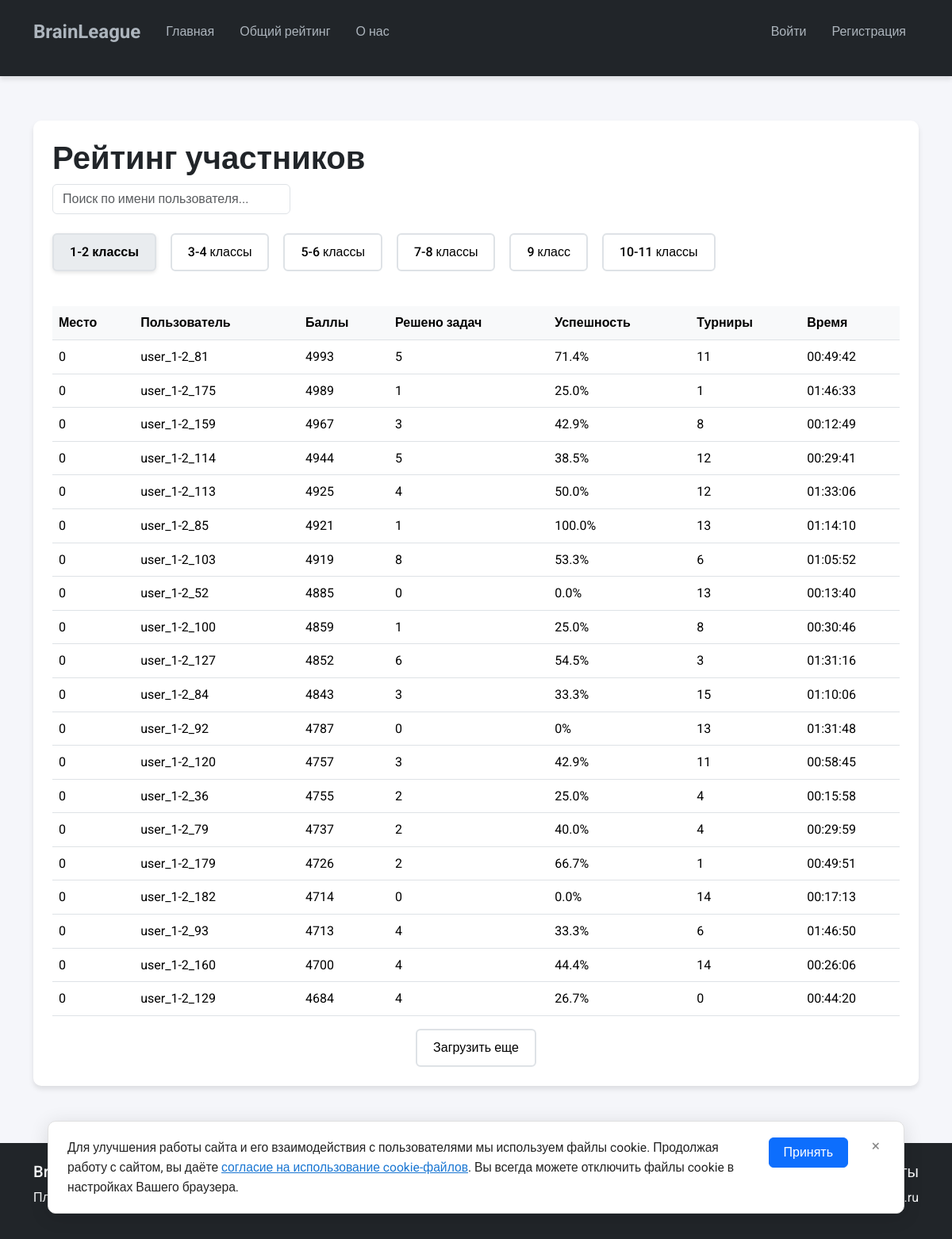
The page /rating on the database its author committed.
### app.py (models this page shows, shortened)
class User(UserMixin, db.Model):
    id = db.Column(db.Integer, primary_key=True)
    username = db.Column(db.String(80), unique=True, nullable=False, index=True)
    email = db.Column(db.String(120), unique=True, nullable=False, index=True)
    phone = db.Column(db.String(20), unique=True, nullable=False)
    parent_name = db.Column(db.String(100), nullable=False)
    category = db.Column(db.String(10), nullable=False, index=True)
    password_hash = db.Column(db.String(128))
    is_admin = db.Column(db.Boolean, default=False)
    is_active = db.Column(db.Boolean, default=False, index=True)  # Для подтверждения email
    is_blocked = db.Column(db.Boolean, default=False, index=True)  # Для блокировки пользователя
    block_reason = db.Column(db.Text, nullable=True)  # Причина блокировки
    email_confirmation_token = db.Column(db.String(100), unique=True)
    created_at = db.Column(db.DateTime, default=datetime.utcnow)
    last_activity = db.Column(db.DateTime, nullable=True)  # Время последней активности
    balance = db.Column(db.Integer, default=0)  # Общий счет
    tickets = db.Column(db.Integer, default=0)  # Количество билетов
    tournaments_count = db.Column(db.Integer, default=0)  # Количество турниров, в которых участвовал пользователь
    session_token = db.Column(db.String(100), unique=True)  # Токен текущей сессии
    category_rank = db.Column(db.Integer, default=0)  # Место в рейтинге категории
    temp_password = db.Column(db.String(128), nullable=True)  # Временное хранение пароля до подтверждения email
    total_tournament_time = db.Column(db.Integer, default=0)  # Общее время в турнирах в секундах
    reset_password_token = db.Column(db.String(100), unique=True)
    reset_password_token_expires = db.Column(db.DateTime, nullable=True)
    tournaments = db.relationship('Tournament',
                                secondary='tournament_participation',
                                back_populates='participants',
                                lazy='dynamic',
                                overlaps="tournament_participations")
    tournament_participations = db.relationship('TournamentParticipation',
                                             back_populates='user',
                                             cascade='all, delete-orphan',
                                             overlaps="tournaments,participants")

### app.py (the view, shortened to what this page needs)
@app.route('/rating')
def rating():
    page = request.args.get('page', 1, type=int)
    per_page = 20  # количество пользователей на страницу для каждой категории
    from sqlalchemy import func, case
    users_by_category = {}
    categories = ['1-2', '3-4', '5-6', '7-8', '9', '10-11']
    for category in categories:
        users_stats = (
            db.session.query(
                User,
                func.count(SolvedTask.id).label('solved_tasks_count'),
                func.sum(case((SolvedTask.is_correct == True, 1), else_=0)).label('correct_tasks_count')
            )
            .outerjoin(SolvedTask, User.id == SolvedTask.user_id)
            .filter(User.is_admin == False, User.category == category)
            .group_by(User.id)
            .order_by(User.balance.desc())
            .limit(per_page)
            .offset((page - 1) * per_page)
            .all()
        )
        users = []
        for user, solved_tasks_count, correct_tasks_count in users_stats:
            user.solved_tasks_count = correct_tasks_count or 0
            user.success_rate = round((correct_tasks_count / solved_tasks_count * 100) if solved_tasks_count else 0, 1)
            users.append(user)
        users_by_category[category] = {
            'users': users,
            'has_next': len(users) == per_page
        }
    user_rank = None
    if current_user.is_authenticated and not current_user.is_admin:
        user_rank = get_user_rank(current_user.id)
    return render_template('rating.html',
                         users_by_category=users_by_category,
                         user_rank=user_rank)

### app.py (called while the page is built)
def update_tournament_status():
    now = datetime.utcnow() + timedelta(hours=3)  # Московское время
    tournaments = Tournament.query.filter(Tournament.status != 'finished').all()
    for tournament in tournaments:
        if tournament.start_date <= now and now <= tournament.start_date + timedelta(minutes=tournament.duration):
            tournament.status = 'started'
        elif now > tournament.start_date + timedelta(minutes=tournament.duration):
            tournament.status = 'finished'
    db.session.commit()

@app.before_request
def before_request():
    update_tournament_status()
    if current_user.is_authenticated:
        result = check_session()
        if result:
            return result

@app.after_request
def after_request(response):
    if response.status_code == 200 and request.endpoint in ['submit_answer', 'buy_tickets', 'use_tickets']:
        update_category_ranks()
    return response

### templates/rating.html (shortened to what this page needs)
{% extends "base.html" %}
{% block content %}
<div class="container mt-4">
    <div class="card">
        <div class="card-body">
            <h2 class="card-title mb-4">Рейтинг участников</h2>
            <div class="mb-4">
                <input type="text" id="searchInput" class="form-control" placeholder="Поиск по имени пользователя...">
            </div>
            <div class="nav nav-pills mb-4" id="categoryTabs" role="tablist">
                <button class="btn btn-outline-primary me-2 active" data-category="1-2" role="tab">1-2 классы</button>
                <button class="btn btn-outline-primary me-2" data-category="3-4" role="tab">3-4 классы</button>
                <button class="btn btn-outline-primary me-2" data-category="5-6" role="tab">5-6 классы</button>
                <button class="btn btn-outline-primary me-2" data-category="7-8" role="tab">7-8 классы</button>
                <button class="btn btn-outline-primary me-2" data-category="9" role="tab">9 класс</button>
                <button class="btn btn-outline-primary" data-category="10-11" role="tab">10-11 классы</button>
            </div>
            <div class="tab-content">
                {% for category in ['1-2', '3-4', '5-6', '7-8', '9', '10-11'] %}
                <div class="tab-pane fade {% if category == '1-2' %}show active{% endif %}" id="tab-{{ category }}" role="tabpanel">
                    <div class="table-responsive">
                        <table class="table table-hover">
                            <thead>
                                <tr>
                                    <th>Место</th>
                                    <th>Пользователь</th>
                                    <th>Баллы</th>
                                    <th>Решено задач</th>
                                    <th>Успешность</th>
                                    <th>Турниры</th>
                                    <th>Время</th>
                                </tr>
                            </thead>
                            <tbody id="table-{{ category }}">
                                {% for user in users_by_category[category]['users'] %}
                                <tr>
                                    <td>{{ user.category_rank }}</td>
                                    <td>{{ user.username }}</td>
                                    <td>{{ user.balance }}</td>
                                    <td>{{ user.solved_tasks_count }}</td>
                                    <td>{{ user.success_rate }}%</td>
                                    <td>{{ user.tournaments_count }}</td>
                                    <td>{{ "%02d:%02d:%02d"|format((user.total_tournament_time // 3600)|int, ((user.total_tournament_time % 3600) // 60)|int, (user.total_tournament_time % 60)|int) }}</td>
                                </tr>
                                {% endfor %}
                            </tbody>
                        </table>
                        <div class="text-center mt-3" id="load-more-{{ category }}">
                            {% if users_by_category[category]['has_next'] %}
                            <button class="btn btn-outline-primary load-more-btn" data-category="{{ category }}" data-page="2">
                                Загрузить еще
                            </button>
                            {% endif %}
                        </div>
                    </div>
                </div>
                {% endfor %}
            </div>
        </div>
    </div>
</div>
{% endblock %}

### templates/base.html (shortened to what this page needs)
<!DOCTYPE html>
<html lang="ru">
<head>
    <link href="https://cdn.jsdelivr.net/npm/bootstrap@5.3.2/dist/css/bootstrap.min.css" rel="stylesheet">
    <link rel="stylesheet" href="{{ url_for('static', filename='css/style.css') }}">
    <link rel="stylesheet" href="https://cdn.jsdelivr.net/npm/bootstrap-icons@1.11.1/font/bootstrap-icons.css">
    <link rel="stylesheet" href="https://cdnjs.cloudflare.com/ajax/libs/font-awesome/6.4.0/css/all.min.css">
</head>
<body>
    <nav class="navbar navbar-expand-lg navbar-dark bg-dark">
        <div class="container">
            <a class="navbar-brand" href="{{ url_for('home') }}">BrainLeague</a>
            <div class="collapse navbar-collapse" id="navbarNav">
                <ul class="navbar-nav me-auto">
                    <li class="nav-item">
                        <a class="nav-link" href="{{ url_for('home') }}">Главная</a>
                    </li>
                    <li class="nav-item">
                        <a class="nav-link" href="{{ url_for('rating') }}">Общий рейтинг</a>
                    </li>
                    <li class="nav-item">
                        <a class="nav-link" href="{{ url_for('about') }}">О нас</a>
                    </li>
                </ul>
                <ul class="navbar-nav">
                    {% if current_user.is_authenticated %}
                        {% if current_user.is_admin %}
                            <li class="nav-item">
                                <a class="nav-link" href="{{ url_for('admin_dashboard') }}">Панель администратора</a>
                            </li>
                        {% else %}
                            <li class="nav-item">
                                <a class="nav-link" href="{{ url_for('profile') }}">Личный кабинет</a>
                            </li>
                        {% endif %}
                        <li class="nav-item">
                            <a class="nav-link" href="{{ url_for('logout') }}">Выйти</a>
                        </li>
                    {% else %}
                        <li class="nav-item">
                            <a class="nav-link" href="{{ url_for('login') }}">Войти</a>
                        </li>
                        <li class="nav-item">
                            <a class="nav-link" href="{{ url_for('register') }}">Регистрация</a>
                        </li>
                    {% endif %}
                </ul>
            </div>
        </div>
    </nav>
    <main>
        {% block content %}{% endblock %}
    </main>
    <footer class="bg-dark text-light">
        <div class="container py-4">
            <div class="row">
                <div class="col-md-6">
                    <h5>BrainLeague</h5>
                    <p>Платформа для проведения онлайн-турниров</p>
                </div>
                <div class="col-md-6 text-md-end">
                    <h5>Контакты</h5>
                    <p>Email: info@school-tournaments.ru</p>
                </div>
            </div>
        </div>
    </footer>
    <div class="cookie-banner" id="cookieBanner" style="display:none;">
        <div class="cookie-banner__text">
            Для улучшения работы сайта и его взаимодействия с пользователями мы используем файлы cookie. Продолжая работу с сайтом, вы даёте <a href="#" target="_blank">согласие на использование cookie-файлов</a>. Вы всегда можете отключить файлы cookie в настройках Вашего браузера.
        </div>
        <button class="btn btn-primary cookie-banner__btn" id="acceptCookiesBtn">Принять</button>
        <button class="cookie-banner__close" id="closeCookieBanner" title="Закрыть">&times;</button>
    </div>
</body>
</html>

### static/css/style.css (style rules this page uses)
:root { --primary-color: #4a90e2; --secondary-color: #2c3e50; --accent-color: #e74c3c; --success-color: #2ecc71; --warning-color: #f1c40f; --danger-color: #e74c3c; --light-bg: #f8f9fa; --dark-bg: #2c3e50; --text-color: #2c3e50; --text-light: #7f8c8d; --border-radius: 10px; --box-shadow: 0 4px 6px rgba(0, 0, 0, 0.1); --transition: all 0.3s ease; }
body { font-family: 'Roboto', sans-serif; color: var(--text-color); background-color: #f5f6fa; line-height: 1.6; min-height: 100vh; display: flex; flex-direction: column; }
h1, h2, h3, h4, h5, h6 { font-family: 'Roboto', sans-serif; font-weight: 500; }
main { flex: 1; display: flex; padding: 2rem 0; }
.container { padding-bottom: 1rem; }
.card { border: none; border-radius: var(--border-radius); box-shadow: var(--box-shadow); transition: var(--transition); background: white; margin-bottom: 1.5rem; }
.card-body { padding: 1.5rem; }
.navbar { background-color: white; box-shadow: var(--box-shadow); padding: 1rem 0; }
.navbar-brand { font-weight: 700; color: #adb5bd !important; font-size: 1.5rem; }
.nav-link { color: #adb5bd !important; font-weight: 500; transition: var(--transition); padding: 0.5rem 1rem !important; border-radius: var(--border-radius); }
footer { margin-top: auto; }
.card-title { font-size: 1.25rem; font-weight: 600; margin-bottom: 1rem; color: #212529; }
body { font-family: 'Roboto', sans-serif; min-height: 100vh; display: flex; flex-direction: column; }
main { flex: 1; }
.btn { transition: all 0.3s ease; }
.table-responsive { border-radius: 0.375rem; overflow: hidden; }
.table th { background-color: #f8f9fa; font-weight: 500; }
.card-title.mb-4 { font-size: 2.5rem; font-weight: 600; color: #212529; margin-bottom: 0.5rem !important; }

### templates/base.html (style rules this page uses)
.cookie-banner { position: fixed; left: 50%; bottom: 32px; transform: translateX(-50%); z-index: 2000; width: 90vw; max-width: 1200px; min-width: 320px; background: #fff; box-shadow: 0 4px 24px rgba(0,0,0,0.12); border-radius: 10px; padding: 20px 24px 20px 24px; display: flex; align-items: flex-start; gap: 16px; font-size: 1rem; color: #222; border: 1px solid #e0e0e0; }
.cookie-banner__text { flex: 1 1 auto; font-size: 0.98rem; }
.cookie-banner__text a { color: #1976d2; text-decoration: underline; }
.cookie-banner__btn { white-space: nowrap; min-width: 100px; }
.cookie-banner__close { background: none; border: none; font-size: 1.2rem; color: #888; margin-left: 8px; cursor: pointer; line-height: 1; }

### templates/rating.html (style rules this page uses)
.nav-pills { display: flex; flex-wrap: wrap; gap: 10px; }
.btn-outline-primary { font-weight: 500; padding: 10px 20px; border-width: 2px; color: #000; border-color: #dee2e6; transition: all 0.3s ease; }
.btn-outline-primary.active { background-color: #e9ecef; border-color: #dee2e6; color: #000; font-weight: 600; box-shadow: 0 2px 5px rgba(0,0,0,0.1); }
.table { margin-top: 20px; }
.table th { background-color: #f8f9fa; font-weight: 600; }
#searchInput { max-width: 300px; margin-bottom: 20px; }
.load-more-btn { min-width: 150px; }

### rows shown on the page
User: category_rank "0", username "user_1-2_81", balance "4993", solved_tasks_count "5", success_rate "71.4", tournaments_count "11", total_tournament_time "00:49:42"
User: category_rank "0", username "user_1-2_175", balance "4989", solved_tasks_count "1", success_rate "25.0", tournaments_count "1", total_tournament_time "01:46:33"
User: category_rank "0", username "user_1-2_159", balance "4967", solved_tasks_count "3", success_rate "42.9", tournaments_count "8", total_tournament_time "00:12:49"
User: category_rank "0", username "user_1-2_114", balance "4944", solved_tasks_count "5", success_rate "38.5", tournaments_count "12", total_tournament_time "00:29:41"
User: category_rank "0", username "user_1-2_113", balance "4925", solved_tasks_count "4", success_rate "50.0", tournaments_count "12", total_tournament_time "01:33:06"
User: category_rank "0", username "user_1-2_85", balance "4921", solved_tasks_count "1", success_rate "100.0", tournaments_count "13", total_tournament_time "01:14:10"
User: category_rank "0", username "user_1-2_103", balance "4919", solved_tasks_count "8", success_rate "53.3", tournaments_count "6", total_tournament_time "01:05:52"
User: category_rank "0", username "user_1-2_52", balance "4885", solved_tasks_count "0", success_rate "0.0", tournaments_count "13", total_tournament_time "00:13:40"
User: category_rank "0", username "user_1-2_100", balance "4859", solved_tasks_count "1", success_rate "25.0", tournaments_count "8", total_tournament_time "00:30:46"
User: category_rank "0", username "user_1-2_127", balance "4852", solved_tasks_count "6", success_rate "54.5", tournaments_count "3", total_tournament_time "01:31:16"
User: category_rank "0", username "user_1-2_84", balance "4843", solved_tasks_count "3", success_rate "33.3", tournaments_count "15", total_tournament_time "01:10:06"
User: category_rank "0", username "user_1-2_92", balance "4787", solved_tasks_count "0", success_rate "0", tournaments_count "13", total_tournament_time "01:31:48"
User: category_rank "0", username "user_1-2_120", balance "4757", solved_tasks_count "3", success_rate "42.9", tournaments_count "11", total_tournament_time "00:58:45"
User: category_rank "0", username "user_1-2_36", balance "4755", solved_tasks_count "2", success_rate "25.0", tournaments_count "4", total_tournament_time "00:15:58"
User: category_rank "0", username "user_1-2_79", balance "4737", solved_tasks_count "2", success_rate "40.0", tournaments_count "4", total_tournament_time "00:29:59"
User: category_rank "0", username "user_1-2_179", balance "4726", solved_tasks_count "2", success_rate "66.7", tournaments_count "1", total_tournament_time "00:49:51"
User: category_rank "0", username "user_1-2_182", balance "4714", solved_tasks_count "0", success_rate "0.0", tournaments_count "14", total_tournament_time "00:17:13"
User: category_rank "0", username "user_1-2_93", balance "4713", solved_tasks_count "4", success_rate "33.3", tournaments_count "6", total_tournament_time "01:46:50"
User: category_rank "0", username "user_1-2_160", balance "4700", solved_tasks_count "4", success_rate "44.4", tournaments_count "14", total_tournament_time "00:26:06"
User: category_rank "0", username "user_1-2_129", balance "4684", solved_tasks_count "4", success_rate "26.7", tournaments_count "0", total_tournament_time "00:44:20"
